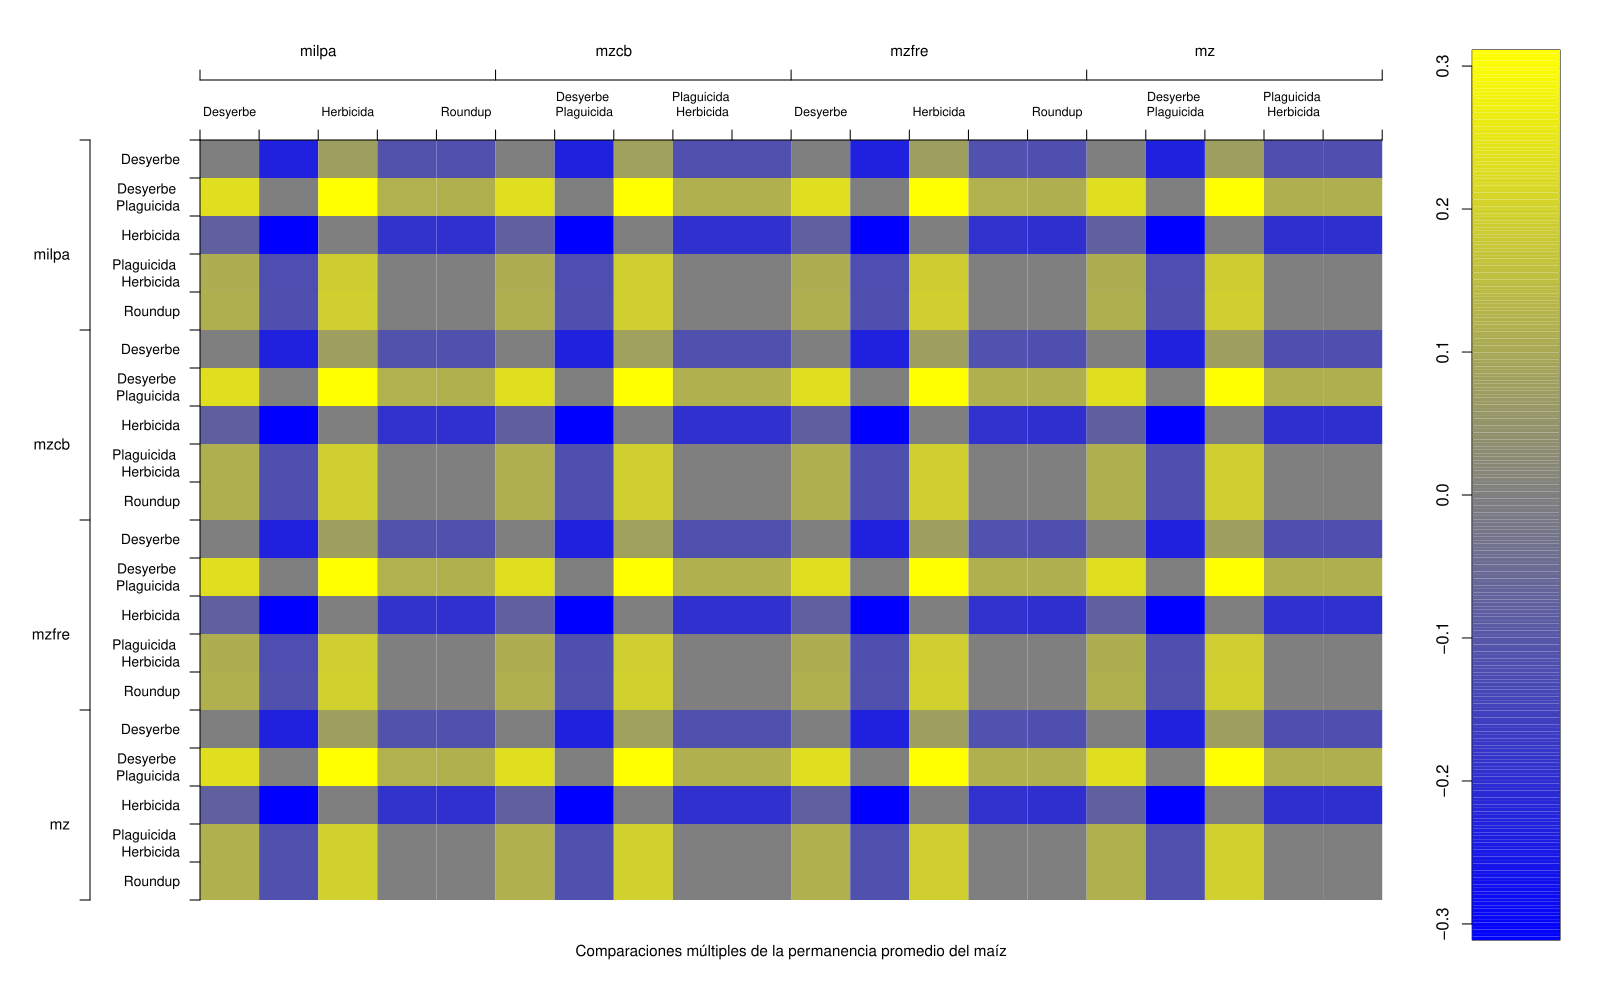

The R source for this figure:
#source("~/Dropbox/Chido/plotImage.R")
load("~/Dropbox/Chido/permanencias.RData")
a<-permanencias.perturbacion

perturbacion=c("precipitacion")
#,"arvenses","herbivoros")
#manejo=c("desyer")
manejo=c("desyer", "desyerPlagui", "herb", "plaguiHerb", "Roundup")
#manejo=c("desyer", "desyerPlagui", "herb", "plaguiHerb", "Roundup")
diversidad=c("milpa", "mzcb", "mzfre", "mz")
#, "cb")
#nivel=c("1212", "1434", "1767", "110910")
dimen=(length(perturbacion)*length(manejo)*length(diversidad))
matrizMZ<-matrix(0,dimen,dimen)
matrizFR<-matrix(0,dimen,dimen)
matrizCB<-matrix(0,dimen,dimen)
matrizQ<-matrix(0,dimen,dimen)
matrizSH<-matrix(0,dimen,dimen)
alfa=1-(1-0.05)^(1/(dimen-1))
zeta=qnorm(1-(alfa/2))
#numero=0
for(j in 1:length(diversidad)){
	for(i in 1:length(manejo)){
		for(h in 2){#}1:length(perturbacion)){
			if(h==1) nivel=c("0")
			if(h!=1) nivel=c("110910")
			for(k in 1:length(nivel)){
				for(n in 1:length(diversidad)){
					for(m in 1:length(manejo)){
						for(l in 2){#1:length(perturbacion)){
							if(l==1) nivel=c("0")
							if(l!=1) nivel=c("110910")
							for(o in 1:length(nivel)){
#								numero=numero+1
#								print(numero)
								b<-(a[[h]][[i]][[j]][[k]]$MzG_MzJ[1]-a[[l]][[m]][[n]][[o]]$MzG_MzJ[1])/sqrt(a[[h]][[i]][[j]][[k]]$MzG_MzJ[2]+a[[l]][[m]][[n]][[o]]$MzG_MzJ[2])
#								print(b)
								if(b!="NaN"){
									if(b>zeta | b<(-zeta)){
										matrizMZ[length(manejo)*(j-1)*length(perturbacion)*length(nivel)+length(perturbacion)*(i-1)*length(nivel)+length(nivel)*(h-1)+k, length(manejo)*(n-1)*length(perturbacion)*length(nivel)+length(perturbacion)*(m-1)*length(nivel)+length(nivel)*(l-1)+o]<-a[[h]][[i]][[j]][[k]]$MzG_MzJ[1]-a[[l]][[m]][[n]][[o]]$MzG_MzJ[1]
									}else{
										matrizMZ[length(manejo)*(j-1)*length(perturbacion)*length(nivel)+length(perturbacion)*(i-1)*length(nivel)+length(nivel)*(h-1)+k, length(manejo)*(n-1)*length(perturbacion)*length(nivel)+length(perturbacion)*(m-1)*length(nivel)+length(nivel)*(l-1)+o]<-0
									}
								}else{
										matrizMZ[length(manejo)*(j-1)*length(perturbacion)*length(nivel)+length(perturbacion)*(i-1)*length(nivel)+length(nivel)*(h-1)+k, length(manejo)*(n-1)*length(perturbacion)*length(nivel)+length(perturbacion)*(m-1)*length(nivel)+length(nivel)*(l-1)+o]<-0
								}
							}
						}
					}
				}
			}
		}
	}
}

# ----- Define a function for plotting a matrix ----- #
myImagePlot <- function(x,title,...){
     min <- min(x)
     max <- max(x)
     yLabels <- rownames(x)
     xLabels <- colnames(x)
#     title <-c()
  # check for additional function arguments
  if( length(list(...)) ){
    Lst <- list(...)
    if( !is.null(Lst$zlim) ){
       min <- Lst$zlim[1]
       max <- Lst$zlim[2]
    }
    if( !is.null(Lst$yLabels) ){
       yLabels <- c(Lst$yLabels)
    }
    if( !is.null(Lst$xLabels) ){
       xLabels <- c(Lst$xLabels)
    }
    if( !is.null(Lst$title) ){
       title <- Lst$title
    }
  }
# check for null values
if( is.null(xLabels) ){
   xLabels <- c(1:ncol(x))
}
if( is.null(yLabels) ){
   yLabels <- c(1:nrow(x))
}

layout(matrix(data=c(1,2), nrow=1, ncol=2), widths=c(4,0.5), heights=c(1,1))

 # Red and green range from 0 to 1 while Blue ranges from 1 to 0
 ColorRamp <- rgb( seq(0,1,length=256),  # Red
                   seq(0,1,length=256),  # Green
                   seq(1,0,length=256))  # Blue
 ColorLevels <- seq(min, max, length=length(ColorRamp))

 # Reverse Y axis
 reverse <- nrow(x) : 1
 yLabels <- yLabels[reverse]
 x <- x[reverse,]

 # Data Map
 par(mar = c(5,10,7,2))
 image(1:length(xLabels), 1:length(yLabels), t(x), col=ColorRamp, xlab="",
 ylab="", axes=FALSE, zlim=c(min,max))
 if( !is.null(title) ){
    title(sub=title,cex.sub=0.9,line=2)
 }

# axis(3, at=c(0.5,10.5,20.5,30.5,40.5), labels=F, las= HORIZONTAL<-1,
# cex.axis=0.7,line=3)
# axis(3, at=c(5,15,25,35), labels=c("milpa", "mzcb", "mzfre", "mz"), las= HORIZONTAL<-1, cex.axis=0.9, line=3,tick=F)

# axis(3, at=seq(0.5,40.5,2), labels=F, las= HORIZONTAL<-1,
# cex.axis=0.7)
# axis(3, at=seq(1.5, 39.5,2), labels=rep(c("Desyerbe", "Desyerbe \nPlaguicida", "Herbicida",  "Plaguicida \nHerbicida", "Roundup" ),4), las= HORIZONTAL<-1, cex.axis=0.75,tick=F)

# axis(LEFT <-2, at=c(0.5,10.5,20.5,30.5,40.5), labels=F, las= HORIZONTAL<-1,
# cex.axis=0.7,line=5.5)
# axis(LEFT <-2, at=c(5,15,25,35), labels=c("mz", "mzfre", "mzcb","milpa" ), las= HORIZONTAL<-1, cex.axis=0.9, line=5.5,tick=F)

# axis(LEFT <-2, at=seq(0.5,40.5,2), labels=F, las= HORIZONTAL<-1,
# cex.axis=0.7)
# axis(LEFT <-2, at=seq(1.5, 39.5,2), labels=rep(c("Roundup", "Plaguicida \nHerbicida", "Herbicida", "Desyerbe \nPlaguicida", "Desyerbe" ),4), las= HORIZONTAL<-1, cex.axis=0.85,tick=F)

 axis(3, at=c(0.5,5.5,10.5,15.5,20.5), labels=F, las= HORIZONTAL<-1,
 cex.axis=0.7,line=3)
 axis(3, at=c(2.5,7.5,12.5,17.5), labels=c("milpa", "mzcb", "mzfre", "mz"), las= HORIZONTAL<-1, cex.axis=0.9, line=3,tick=F)

 axis(3, at=seq(0.5,20.5,1), labels=F, las= HORIZONTAL<-1,
 cex.axis=0.7)
 axis(3, at=seq(1, 20,1), labels=rep(c("Desyerbe", "Desyerbe \nPlaguicida", "Herbicida",  "Plaguicida \nHerbicida", "Roundup" ),4), las= HORIZONTAL<-1, cex.axis=0.75,tick=F)

 axis(LEFT <-2, at=c(0.5,5.5,10.5,15.5,20.5), labels=F, las= HORIZONTAL<-1,
 cex.axis=0.7,line=5.5)
 axis(LEFT <-2, at=c(2.5,7.5,12.5,17.5), labels=c("mz", "mzfre", "mzcb","milpa" ), las= HORIZONTAL<-1, cex.axis=0.9, line=5.5,tick=F)

 axis(LEFT <-2, at=seq(0.5,20.5,1), labels=F, las= HORIZONTAL<-1,
 cex.axis=0.7)
 axis(LEFT <-2, at=seq(1, 20,1), labels=rep(c("Roundup", "Plaguicida \nHerbicida", "Herbicida", "Desyerbe \nPlaguicida", "Desyerbe" ),4), las= HORIZONTAL<-1, cex.axis=0.85,tick=F)

 # Color Scale
 par(mar = c(3,2.5,2.5,2))
 image(1, ColorLevels,
      matrix(data=ColorLevels, ncol=length(ColorLevels),nrow=1),
      col=ColorRamp,
      xlab="",ylab="",
      xaxt="n",oldstyle=T)

 layout(1)
}
# ----- END plot function ----- #


pdf("~/Dropbox/Chido/comparaciones/det_pp_mz.pdf",height=10, width=16)
myImagePlot(matrizMZ,"Comparaciones múltiples de la permanencia promedio del maíz")
#myImagePlot(matrizFR,"Comparaciones múltiples de la permanencia promedio del frijol",manejo="otro")
#myImagePlot(matrizCB,"Comparaciones múltiples de la permanencia promedio de la calabaza",manejo="otro")
#myImagePlot(matrizQ,"Comparaciones múltiples de la permanencia promedio de los quelites",manejo="otro")
#myImagePlot(matrizSH,"Comparaciones múltiples de la permanencia conjunta (Shannon)",manejo="otro")
dev.off()
